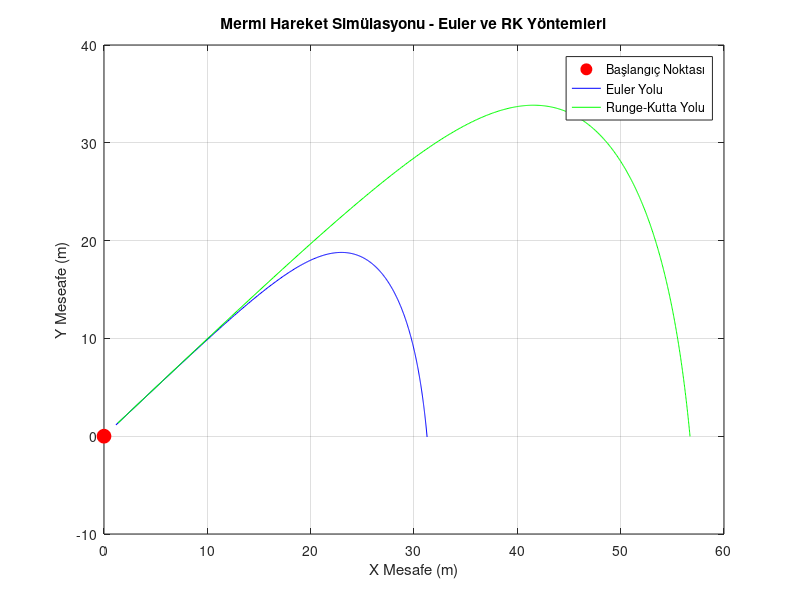

Recreate this plot in MATLAB.
%Başlangıç koşulları
v0 = 200; %başlangıç hızı (m/s)
theta = 45; %Atış açısı
x0=0; %Başlangıç konumu x için (m)
y0=0; %Başlangıç konumu y için (m)
g = 9.81; % yerçekimi ivmesi (m^2/s)
rho = 1.225; % Hava yoğunluğu (kg/m^3)
Cd = 0.3; %Sürtünme katsayısı
A= 0.05; %Mermi kesit alanı (m^2)
m = 0.1; %Mermi kütlesi (kg)
dt = 0.01; % zaman adımı/adım aralığı (s)
t_max = 100; %Maksimum simülasyon süresi(s)

%Euler yöntemi
theta_rad = deg2rad(theta);
vx0_euler = v0*cos(theta_rad); %başlangıç x hızı (m/s)
vy0_euler = v0*sin(theta_rad); %başlangıç y hızı (m/s)

x_euler = x0;
y_euler = y0;

vx_euler = vx0_euler;
vy_euler = vy0_euler;
t_euler = 0;
x_values_euler = [];
y_values_euler = [];
while y_euler >=0 && t_euler <=t_max
    v = sqrt(vx_euler^2 + vy_euler^2);
    ax = -0.5*rho*Cd*A*v*vx_euler/m;
    ay = -g -0.5*rho*Cd*A*v*vy_euler/m;
    vx_euler = vx_euler + ax*dt;
    vy_euler = vy_euler + ay*dt;

    x_euler = x_euler + vx_euler*dt;
    y_euler = y_euler + vy_euler*dt;
    t_euler = t_euler + dt;

    %sonuçları kaydetmek için
    x_values_euler = [x_values_euler,x_euler];
    y_values_euler = [y_values_euler,y_euler];
end
%Runge-Kutta yöntemi ile hesaplama
vx0_rk = v0 * cos(theta_rad); %başlangıç x hızı
vy0_rk = v0 * sin(theta_rad);

x_rk = x0;
y_rk = y0;

vx_rk = vx0_rk;
vy_rk = vy0_rk;

t_rk = 0;
x_values_rk = [];
y_values_rk = [];

while y_rk >=0 && t_rk <=t_max
    %K1
    v = sqrt(vx_rk^2+vy_rk^2);
    ax = -0.5*rho*Cd*A*v*vx_rk/m;
    ay = -g -0.5*rho*Cd*A*v*vy_rk/m;

    k1x =vx_rk;
    k1y =vy_rk;
    k1vx = ax;
    k1vy = ay;
    %ax = -0.5*rho*Cd*A*v*(vx_rk + 0.5*dt*k1vx)/m;
    %K2
    v = sqrt((vx_rk + 0.5*dt*k1vx)^2 + (vy_rk + 0.5*dt*k1vy)^2);
    ax = -0.5*rho*Cd*A*v*(vx_rk + 0.5*dt*k1vx)/m;
    ay = -g -0.5*rho*Cd*A*v*(vy_rk + 0.5*dt*k1vy)/m;

    k2x = vx_rk + 0.5*dt*k1vx;
    k2y = vy_rk + 0.5*dt*k1vy;

    k2vx = ax;
    k2vy = ay;

    %K3
    v = sqrt((vx_rk + 0.5*dt*k2vx)^2 + (vy_rk + 0.5*dt*k2vy)^2);
    ax = -0.5*rho*Cd*A*v*(vx_rk + 0.5*dt*k2vx);
    ay = -g -0.5*rho*Cd*A*v*(vy_rk + 0.5*dt*k2vy);

    k3x = vx_rk + 0.5*dt*k2vx;
    k3y = vy_rk + 0.5*dt*k2vy;

    k3vx = ax;
    k3vy = ay;
    %K4
    v = sqrt((vx_rk + 0.5*dt*k3vx)^2 + (vy_rk + 0.5*dt*k3vy)^2);
    ax = -0.5*rho*Cd*A*v*(vx_rk + 0.5*dt*k3vx);
    ay = -g -0.5*rho*Cd*A*v*(vy_rk + 0.5*dt*k3vy);

    k4x = vx_rk + 0.5*dt*k3vx;
    k4y = vy_rk + 0.5*dt*k3vy;

    k4vx = ax;
    k4vy = ay;

    %yeni değerler hesaplanır
    x_rk = x_rk + (dt/6)*(k1x + 2*k2x + 2*k3x +k4x);
    y_rk = y_rk + (dt/6)*(k1y + 2*k2y + 2*k3y +k4y);

    vx_rk = vx_rk + (dt/6)*(k1vx + 2*k2vx + 2*k3vx +k4vx);
    vy_rk = vy_rk + (dt/6)*(k1vy + 2*k2vy + 2*k3vy +k4vy);

    t_rk = t_rk + dt;

    x_values_rk = [x_values_rk,x_rk];
    y_values_rk = [y_values_rk,y_rk];
end

%Grafikler
figure;
plot(x0,y0,'ro','MarkerSize',10,'MarkerFaceColor','r');hold on;
plot(x_values_euler,y_values_euler,'b-','DisplayName','Euler Yöntemi');
plot(x_values_rk,y_values_rk,'g-','DisplayName','Runge-Kutta Yöntemi');
xlabel('X Mesafe (m)');
ylabel('Y Meseafe (m)');

title('Mermi Hareket Simülasyonu - Euler ve RK Yöntemleri');
legend('Başlangıç Noktası','Euler Yolu','Runge-Kutta Yolu');
grid on;

fprintf('Maksimum X Mesafesi: %.2f m\n',max(x_values_euler));
fprintf('Maksimum Y Mesafesi: %.2f m\n',max(y_values_euler));
fprintf('\n');
fprintf('Runge-Kutta Yöntemi Sonuçları: \n');
fprintf('Maksimum X Mesafesi: %.2f m\n',max(x_values_rk));
fprintf('Maksimum Y Mesafesi:%.2f m\n',max(y_values_rk));

